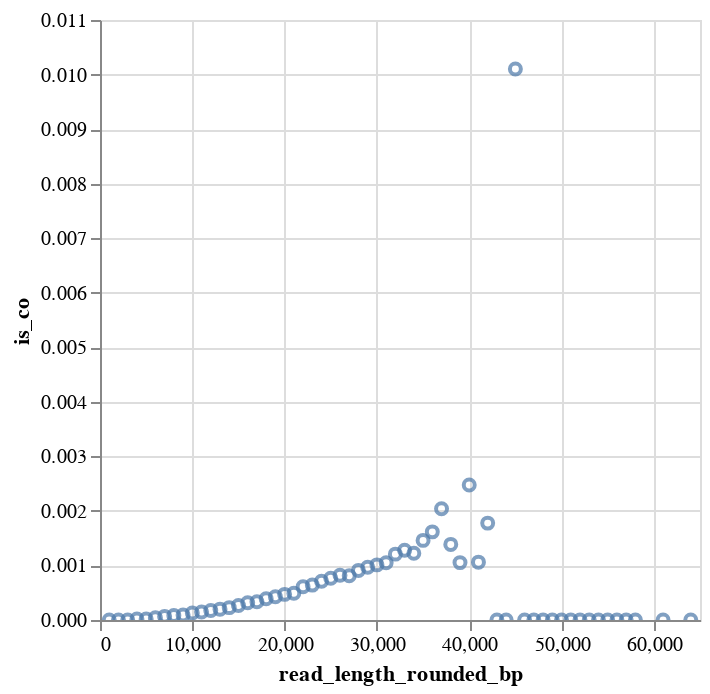

The notebook cell saved with this chart:
### Markdown cell above
### All read

### Code cell
N = 1e3

(dense_reads_with_detection_df
    .select(
        ((pl.col("read_length") // N).round() * N).alias("read_length_rounded_bp"),
        (pl.col("idx_transitions").list.len() == 1).cast(pl.Int32).alias("is_co"),
    )
    .group_by("read_length_rounded_bp")
    .agg(pl.col("is_co").mean())
    .sort("read_length_rounded_bp")
    .plot.scatter(x="read_length_rounded_bp", y="is_co")
)

### Figure 1 — Vega-Lite specification as saved in the notebook (floating-point values rounded to 4 significant figures)
{"config": {"view": {"continuousWidth": 300, "continuousHeight": 300}}, "data": {"name": "data-e8f75dcd1e2d23b413cf2e84c906774a"}, "mark": {"type": "point", "tooltip": true}, "encoding": {"x": {"field": "read_length_rounded_bp", "type": "quantitative"}, "y": {"field": "is_co", "type": "quantitative"}}, "params": [{"name": "param_1", "select": {"type": "interval", "encodings": ["x", "y"]}, "bind": "scales"}], "$schema": "https://vega.github.io/schema/vega-lite/v5.20.1.json", "datasets": {"data-e8f75dcd1e2d23b413cf2e84c906774a": [{"read_length_rounded_bp": 1000.0, "is_co": 0.0}, {"read_length_rounded_bp": 2000.0, "is_co": 0.0}, {"read_length_rounded_bp": 3000.0, "is_co": 0.0}, {"read_length_rounded_bp": 4000.0, "is_co": 1.967e-05}, {"read_length_rounded_bp": 5000.0, "is_co": 1.965e-05}, {"read_length_rounded_bp": 6000.0, "is_co": 4.016e-05}, {"read_length_rounded_bp": 7000.0, "is_co": 6.662e-05}, {"read_length_rounded_bp": 8000.0, "is_co": 8.348e-05}, {"read_length_rounded_bp": 9000.0, "is_co": 9.095e-05}, {"read_length_rounded_bp": 10000.0, "is_co": 0.0001281}, {"read_length_rounded_bp": 11000.0, "is_co": 0.0001477}, {"read_length_rounded_bp": 12000.0, "is_co": 0.0001745}, {"read_length_rounded_bp": 13000.0, "is_co": 0.0001989}, {"read_length_rounded_bp": 14000.0, "is_co": 0.0002268}, {"read_length_rounded_bp": 15000.0, "is_co": 0.0002668}, {"read_length_rounded_bp": 16000.0, "is_co": 0.0003146}, {"read_length_rounded_bp": 17000.0, "is_co": 0.0003331}, {"read_length_rounded_bp": 18000.0, "is_co": 0.0003893}, {"read_length_rounded_bp": 19000.0, "is_co": 0.0004266}, {"read_length_rounded_bp": 20000.0, "is_co": 0.00047}, {"read_length_rounded_bp": 21000.0, "is_co": 0.0004908}, {"read_length_rounded_bp": 22000.0, "is_co": 0.0006107}, {"read_length_rounded_bp": 23000.0, "is_co": 0.0006398}, {"read_length_rounded_bp": 24000.0, "is_co": 0.0007098}, {"read_length_rounded_bp": 25000.0, "is_co": 0.0007657}, {"read_length_rounded_bp": 26000.0, "is_co": 0.0008199}, {"read_length_rounded_bp": 27000.0, "is_co": 0.0008122}, {"read_length_rounded_bp": 28000.0, "is_co": 0.0009092}, {"read_length_rounded_bp": 29000.0, "is_co": 0.000966}, {"read_length_rounded_bp": 30000.0, "is_co": 0.001011}, {"read_length_rounded_bp": 31000.0, "is_co": 0.00105}, {"read_length_rounded_bp": 32000.0, "is_co": 0.001208}, {"read_length_rounded_bp": 33000.0, "is_co": 0.001279}, {"read_length_rounded_bp": 34000.0, "is_co": 0.001224}, {"read_length_rounded_bp": 35000.0, "is_co": 0.00146}, {"read_length_rounded_bp": 36000.0, "is_co": 0.001616}, {"read_length_rounded_bp": 37000.0, "is_co": 0.002038}, {"read_length_rounded_bp": 38000.0, "is_co": 0.001386}, {"read_length_rounded_bp": 39000.0, "is_co": 0.001052}, {"read_length_rounded_bp": 40000.0, "is_co": 0.002475}, {"read_length_rounded_bp": 41000.0, "is_co": 0.00106}, {"read_length_rounded_bp": 42000.0, "is_co": 0.001776}, {"read_length_rounded_bp": 43000.0, "is_co": 0.0}, {"read_length_rounded_bp": 44000.0, "is_co": 0.0}, {"read_length_rounded_bp": 45000.0, "is_co": 0.0101}, {"read_length_rounded_bp": 46000.0, "is_co": 0.0}, {"read_length_rounded_bp": 47000.0, "is_co": 0.0}, {"read_length_rounded_bp": 48000.0, "is_co": 0.0}, {"read_length_rounded_bp": 49000.0, "is_co": 0.0}, {"read_length_rounded_bp": 50000.0, "is_co": 0.0}, {"read_length_rounded_bp": 51000.0, "is_co": 0.0}, {"read_length_rounded_bp": 52000.0, "is_co": 0.0}, {"read_length_rounded_bp": 53000.0, "is_co": 0.0}, {"read_length_rounded_bp": 54000.0, "is_co": 0.0}, {"read_length_rounded_bp": 55000.0, "is_co": 0.0}, {"read_length_rounded_bp": 56000.0, "is_co": 0.0}, {"read_length_rounded_bp": 57000.0, "is_co": 0.0}, {"read_length_rounded_bp": 58000.0, "is_co": 0.0}, {"read_length_rounded_bp": 61000.0, "is_co": 0.0}, {"read_length_rounded_bp": 64000.0, "is_co": 0.0}]}}
